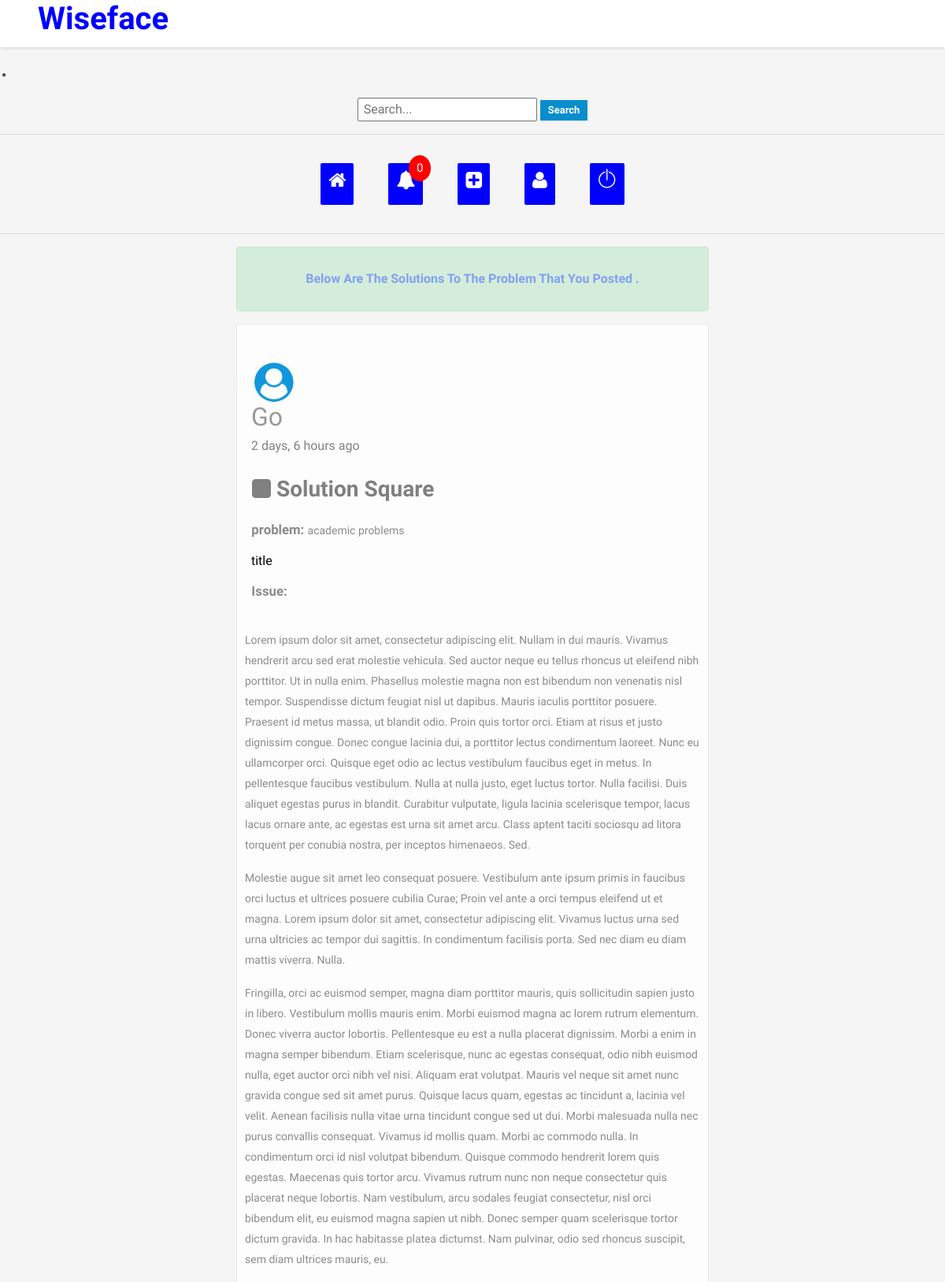
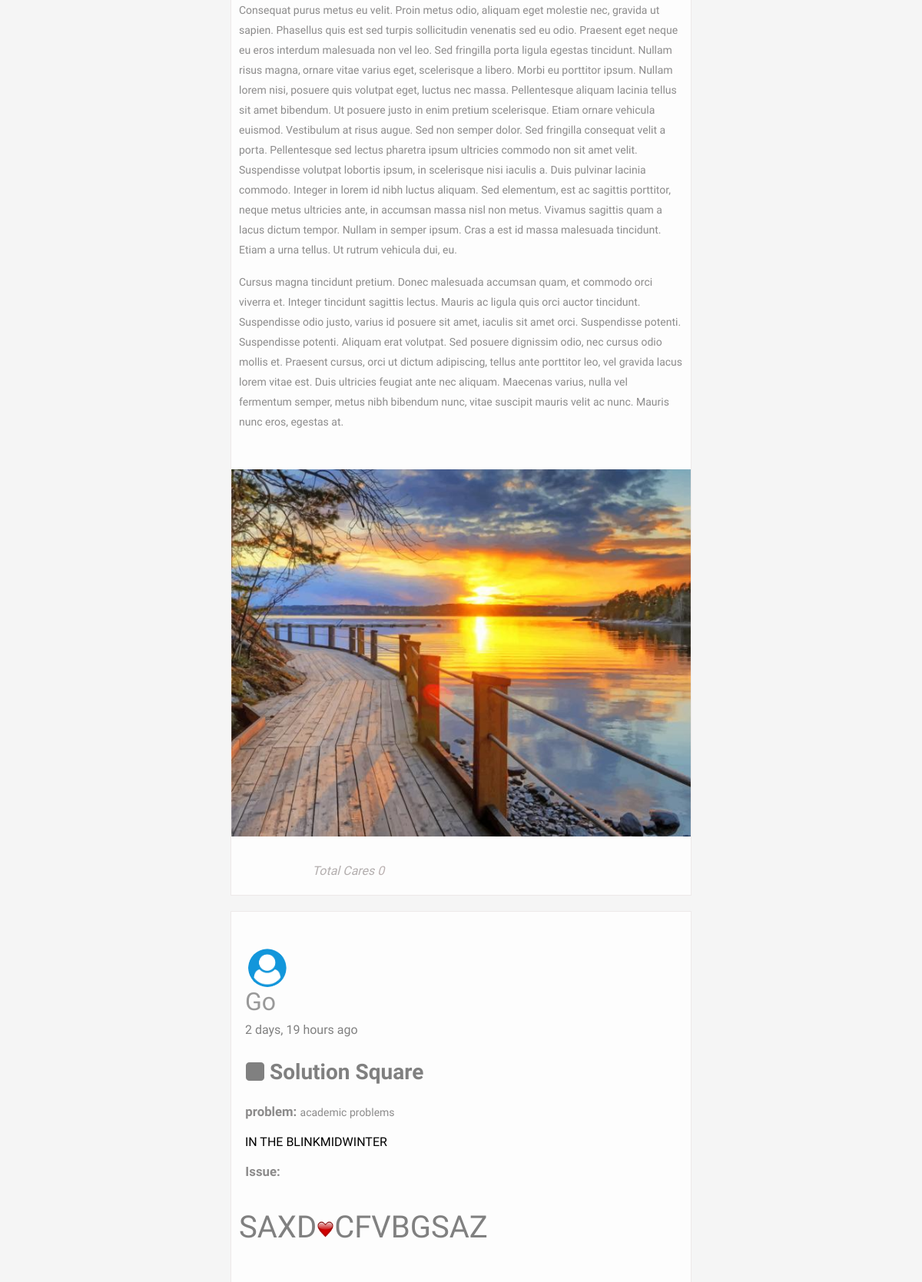
The page /oneA/twoA/ (signed in, upper part) on the database its author committed (2 pictures, top to bottom).
### design/models.py (models this page shows, shortened)
class Post(models.Model):
	author	=	models.ForeignKey(User, on_delete=models.CASCADE, related_name='poster')
	problem = models.CharField(default='', max_length=1000,choices=solve)
	A_brief_Discription=RichTextField(blank=True, null=True)
	clip=models.FileField(upload_to='videos/%Y/%m/%d/', default='')
	user_likes = models.ManyToManyField(User)
	created_on = models.DateTimeField(default=timezone.now)
	likes = models.PositiveIntegerField(default=0)
	title = models.CharField(max_length=200, default='title')
	def total_likes(self):
		return self.user_likes.count()
	class Meta:
		ordering =['-created_on']
	def clip_type_html(self):
		type_tuple = guess_type(self.clip.url, strict=True)
		if (type_tuple[0]).__contains__("image"):
			return "image"
		elif (type_tuple[0]).__contains__("video"):
			return "video"

class Profile(models.Model):
    solve_of = models.CharField(default='',max_length=1000,choices=solve)
    user = models.OneToOneField(User, on_delete=models.CASCADE)
    profile_image=models.ImageField(upload_to='profile_pics', default='profile_pics/lo.png')
    my_slug = models.CharField(  max_length=20, default='my slug')
    following = models.ManyToManyField(User, blank=True, related_name= "following", symmetrical=False)
    follow_me_on = models.TextField(max_length=300, default='www.other_sites.com')
    sex = models.CharField(default='',max_length=1000,choices=sex)
    marital_status = models.CharField(default='',max_length=1000,choices=marital_status)
    talent = models.CharField(max_length=100, default='None')
    street = models.CharField(max_length=100, default='None')
    place_of_birth = models.CharField(max_length=100, default='None')
    country = models.CharField(max_length=100, default='None')
    hobbies = models.CharField(max_length=100, default='None')
    highest_level_of_education = models.CharField(max_length=100, default='None')
    profession = models.CharField(max_length=100, default='None')
    mobile_number = models.CharField(max_length=100, default='None')
    religion = models.CharField(max_length=100, default='None')
    occupation = models.CharField(max_length=100, default='None')
    age = models.PositiveIntegerField(default=0)
    created_on= models.DateTimeField(default=timezone.now)
    about_me = models.TextField(max_length=200, default='about_me')
    birthday =models.CharField(default='1/1/1999',max_length=10)
    class Meta:
    	ordering = ('-created_on',)

### design/views.py (the view)
# urls.py: path('oneA/twoA/', views.twoA, name='twoA'),
@login_required
def twoA(request):
	var =Post.objects.filter(author=request.user)
	return render(request,'design/twoA.html',{'var':var} )

### design/views.py (called while the page is built)
def CountNotifications(request):
	count_notifications = None
	if request.user.is_authenticated:
		count_notifications = Notification.objects.filter(user=request.user, is_seen=False).count()
	return {'count_notifications': count_notifications}

### templates/design/twoA.html (shortened to what this page needs)
{% load static %}
<!DOCTYPE html>
<html lang="en">
<head>
    <link rel="stylesheet" href="{% static 'css/main.min.css' %}">
    <link rel="stylesheet" href="{% static 'css/style.css' %}">
    <link rel="stylesheet" href="{% static 'css/color.css' %}">
    <link rel="stylesheet" href="{% static 'css/responsive.css' %}">
    <link rel="stylesheet" href="{% static 'css/so.css' %}">
     <link rel="stylesheet" href="{% static 'css/note.css' %}">
</head>
<body style="background:whitesmoke">
<div class="theme-layout">
	<div class="topbar stick">
		<div class="logo">
	<a title="" ><h1 style="color: blue"><b>Wiseface</b></h1></a>
		</div>
		<div class="top-area">
		</div>
	</div>
  </div>
	<h1>.</h1>
<center>
	<p><form action="{% url 'search' %}" id="form" role="search" method="get" >
  <input type="text" id="query" name="query"
   placeholder=" Search..."
   aria-label="Search through site content">
  <button type="submit">Search</button>
</form></p>
<hr>
<a href="{% url 'postlist'  %}" class="notificationContainer" title="Home" data-toggle="tooltip" ><h4><i class="fa fa-home fa-3px"></i></h4></a>
<a href="{% url 'notification' %}" class="notificationContainer" title="Notification" data-toggle="tooltip" ><h4><i class="fa fa-bell"></i></h4>
	<span class="notificationBadge">{{count_notifications}}</span>
</a>
<a href="{% url 'twoA' %}" class="notificationContainer" title="Solutions" data-toggle="tooltip" ><h4><i class="fa fa-plus-square"></i></h4></a>
<a href="{% url 'profile' %}" class="notificationContainer" title=" Edit-Profile" data-toggle="tooltip" ><h4><i class="fa fa-user" ></i></h4></a>
<a href="{% url 'landing_page' %}" class="notificationContainer" title="Logout" data-toggle="tooltip" ><h4><i class="ti-power-off"></i></h4></a>
</center>
<hr>
	<section>
		<div class="gap2 gray-bg">
			<div class="container-fluid">
				<div class="row">
					<div class="col-lg-16">
						<div class="row merged20" id="page-contents">
							<div class="col-lg-3">
								<aside class="sidebar static left">
								</aside>
							</div>
<div class="col-lg-6">
<div class="alert alert-success" role="alert">
	<p ><center><h7 style="background-color:; color: rgb(130, 160, 243) "><b> Below Are The Solutions To The Problem That You Posted .  </b></h7></center></p>
		</div>
                                {% for x in var %}
								<div class="central-meta">
									<div class="user-post">
										<div class="friend-info">
<div class="description">
										<div class="description">
										    		<div class="friend-name">
												<a href=""> <br>&nbsp;&nbsp;&nbsp;<img style="border-radius:1000px; height: 50px;width: 50px"src="{{ user.profile.profile_image.url }}"  alt="{{ user.username}}"></br></a> <span> <h2 class="account-heading">&nbsp;{{user.username }}</h2></span>
												<sp><h6 style="color: grey">&nbsp;&nbsp;{{x.created_on|timesince}} ago</h6></sp>
											</div>
<article style="padding: 5px">
<p>	<a href="{% url 'solution' x.pk  %}"><b style=" color:grey" class="profile-edit-btn" ><h3>&nbsp;&nbsp;<i class="fa fa-square"></i> Solution Square</h3></b></a></p>
											<h2><article style="padding: 5px">
												<p><big><b>&nbsp;&nbsp;problem: </b> </big><a>{{ x.problem }}</a></p>
												<p><h6 style="color: black">&nbsp;
												{{x.title}}</h6></p>
												<p><big><b>&nbsp;&nbsp;Issue: </b> </big><a  style=" overflow-wrap:break-word ;"><h6 style="color: grey">&nbsp;&nbsp;{{x.A_brief_Discription|safe }}</h6></p>
												</article>
                                             </article>
											</div>
											<div class="post-meta">
										<figure>
										{% if x.clip_type_html == "image" %}
										<figure>
											<img src="{{ x.clip.url }}" alt="img" style="width: 100%  max-width: 400px ; height: auto;" >
										</figure>
										    {% elif x.clip_type_html == "video" %}
										<figure>
											  <video controls style=" width: 100% ; height: auto;">
										    	<source src="{{ x.clip.url }}">
										    </video>
										</figure>
												{% endif %}
												</figure>
												<div class="we-video-info">
													<ul>
														<li>
														</li>
														<li>
														</li>
                            <td>
        <i style="color: rgb(187, 177, 177)">&nbsp;&nbsp; <a style="color: rgb(179, 174, 174)">Total Cares</a> {{x.total_likes}}</i>
													</ul>
												</div>
											</div>
										</div>
									</div>
								</div>
							</div>
							{% endfor %}
						</div>
					</div>
				</div>
			</div>
		</div>
	</section>
</body>
</html>

### design/static/css/color.css (style rules this page uses)
#nprogress .bar, .timeline-info > ul li a::before, .add-btn > a, .activitiez > li::before, form button, .colla-apps > li a:hover, a.underline:before, .setting-row input:checked + label, .user-avatar:hover .edit-phto, .error-meta > a, .color-bg, .add-butn, .nav.nav-tabs.likes-btn > li a.active, a.dislike-btn, .drop > a:hover, .btn-view.btn-load-more:hover, .accordion .card h5 button[aria-expanded="true"], .chat-head, .f-page > figure em, .inbox-panel-head > ul > li > a, .nav-tabs--left .nav-link.active, .nav-tabs--left .nav-link.active:hover, footer .widget-title h4::before, #topcontrol, .sidebar .widget-title::before, .f-title::before, .g-post-classic > figure > i::after, .purify > a, .help-list > a:hover, .open-position::before, .info > a, .category-box:hover, .category-box.selected, a.main-btn, .section-heading::before, .getquot-baner, .more-branches > h4::before, .is-helpful > a, .cart-optionz > li > a:hover, .paginationz > li a:hover, .paginationz > li a.active, .shopping-cart, a.btn2:hover, .form-submit > input[type="submit"], button.submit-checkout, .delete-cart:hover, .proceed .button, .amount-area .update-cart, a.addnewforum, .apply-bttons > a { background: #088dcd; }

### design/static/css/note.css (style rules this page uses)
.notificationContainer { margin: 20px; background-color: blue; color: white; text-decoration: none; padding: 8px 10px; font-size: 15px; position: relative; display: inline-block; border-radius: 2px; border:2px white; }
.notificationContainer .notificationBadge { position: absolute; top: -10px; right: -10px; padding: 5px 10px; border-radius: 50%; background-color: red; color: white; }

### rows shown on the page
Post: profile.profile_image (picture), created_on "2 days, 6 hours", problem "academic problems", title "title", A_brief_Discription "Lorem ipsum dolor sit amet, consectetur adipiscing elit. Nullam in dui mauris. Vivamus hendrerit arcu sed erat molestie vehicula. Sed auctor neque eu tellus rhoncus ut eleifend nibh porttitor. Ut in nulla enim. Phasellus molestie magna non est bibendum non venenatis nisl tempor. Suspendisse dictum feugiat nisl ut dapibus. Mauris iaculis porttitor posuere. Praesent id metus massa, ut blandit odio. Proin quis tortor orci. Etiam at risus et justo dignissim congue. Donec congue lacinia dui, a porttitor lectus condimentum laoreet. Nunc eu ullamcorper orci. Quisque eget odio ac lectus vestibulum faucibus eget in metus. In pellentesque faucibus vestibulum. Nulla at nulla justo, eget luctus tortor.…", clip (picture), total_likes "0"
Post: profile.profile_image (picture), created_on "2 days, 19 hours", problem "academic problems", title "IN THE BLINKMIDWINTER", A_brief_Discription "SAXD CFVBGSAZ", A_brief_Discription (picture)

### other values the page prints
{{ count_notifications }} "0"
{{ user.username }} "Go"
